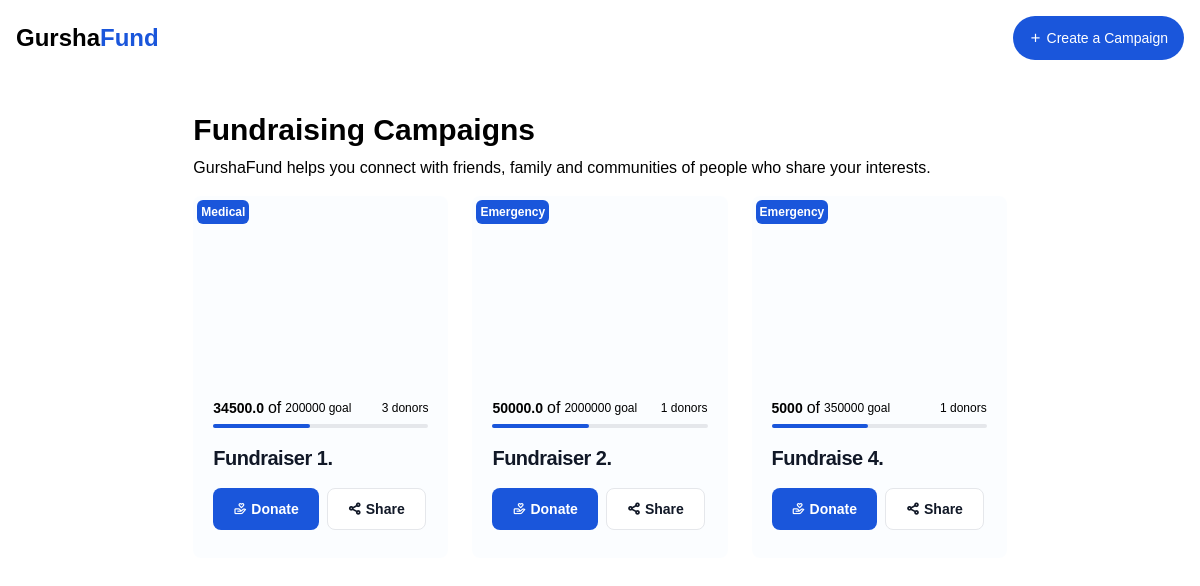
The app's page / (signed in) with its own data.
### gurshashareapp/models.py (models this page shows, shortened)
class Campaign(models.Model):
    created_by = models.ForeignKey(User, on_delete=models.CASCADE)
    slug = models.SlugField(max_length=100, unique=True)
    title = models.CharField(max_length=100, blank=True, null=True)
    state = models.CharField(max_length=100, choices=STATE_CHOICE,  blank=True, null=True)
    city = models.CharField(max_length=100,  blank=True, null=True)
    recipent = models.CharField(max_length=100, choices=RECIPENT_CHOICE,  blank=True, null=True)
    category = models.CharField(max_length=100, choices=CATEGORY_CHOICE,  blank=True, null=True)
    goal = models.CharField(max_length=100, blank=True, null=True)
    date_created = models.DateTimeField(auto_now_add=True)
    image = models.ImageField(upload_to = "uploads/", blank=True, null=True)
    def __str__(self):
        return self.title
    def get_total_donations(self):
        total_donations = self.donations.aggregate(total_amount=Sum('amount'))
        return total_donations['total_amount'] or 0
    def get_total_donors(self):
        total_donors = self.donations.values('donor').distinct().count()
        return total_donors
    def closed(self):
        total_donations = self.get_total_donations()
        if str(total_donations) == self.goal:
            return True
        else:
            return False

### gurshashareapp/views.py (the view, shortened to what this page needs)
# urls.py: path("", views.index, name="index"),
def index(request):
    if request.user.is_authenticated:
        campaigns = Campaign.objects.all()
        x = Campaign.objects.get(id=1)
        donations = x.donations.all()
        print(donations)
        content = {"campaigns": campaigns}
        return render(request, "home.html", content)

### gurshashareapp/models.py (called while the page is built)
    def __str__(self):
        return f"An amount of {self.amount} was donated to {self.campaign} by {self.donor}"

### templates/home.html (shortened to what this page needs)
 {% extends "_base.html" %}
{% block content %}
  <section class="w-5/6 mx-auto  p-5">
    <h1 class="text-3xl font-bold">Fundraising Campaigns</h1>
    <p class="text-md my-2 ">GurshaFund helps you connect with friends, family and communities of people who share your interests.</p>
    <section class="mt-4 grid grid-cols-3  gap-6">
        {% for campaign in campaigns %}
        {% if campaign.closed == False %}
        <div class="max-w-xs bg-blue-50 bg-opacity-20 rounded-lg  dark:bg-gray-800 dark:border-gray-700">
            <a href="#" class="flex justify-center relative">
                <span class="text-white bg-blue-700 rounded-md text-xs font-bold p-1 absolute top-1 left-1">{{campaign.category}}</span>
            </a>
            <div class="p-5 space-y-4">
                <div>
                    <div class="flex justify-between my-1 items-center">
                        <div class="flex space-x-1 items-center">
                            <p class="text-sm font-bold">{{campaign.get_total_donations}}</p>
                            <p>of</p>
                            <p class="text-xs">{{campaign.goal}} goal</p>
                        </div>
                        <div>
                            <p class="text-xs font-medium">{{campaign.get_total_donors}} donors</p>
                        </div>
                    </div>
                    <div class="w-full bg-gray-200 rounded-full h-1 dark:bg-gray-700 ">
                        <div class="bg-blue-700 h-1 rounded" style="width: 45%"></div>
                    </div>
                </div>
                <a href="#">
                    <h5 class="my-4 text-xl font-bold tracking-tight text-gray-900 dark:text-white">{{campaign.title}}.</h5>
                </a>
                    <div class="flex justify-between my-4">
                        <a href= "{% url 'payment' campaign.slug %}" class= "w-full py-2.5 px-5 mr-2 mb-2 text-sm font-semibold bg-blue-700 text-white rounded-lg flex items-center justify-center"><i class='bx bx-donate-heart mr-1 '></i>Donate</a>
                        <button type="button" class="w-full py-2.5 px-5 mr-2 mb-2 text-sm font-semibold text-gray-900 focus:outline-none bg-white rounded-lg border border-gray-200 hover:bg-gray-100 hover:text-blue-700 focus:z-10 focus:ring-4 focus:ring-gray-200 dark:focus:ring-gray-700 dark:bg-gray-800 dark:text-gray-400 dark:border-gray-600 dark:hover:text-white dark:hover:bg-gray-700 flex items-center justify-center"> <i class='bx bx-share-alt mr-1 font-semibold'></i> Share</button>
                    </div>
            </div>
        </div>
        {% endif %}
        {% endfor %}
    </section>
  </section>
{% endblock content %}

### templates/_base.html (shortened to what this page needs)
{% load compress %}
{% load static %}
<!DOCTYPE html>
<html lang="en">
<head>
    <link href='https://unpkg.com/boxicons@2.1.4/css/boxicons.min.css' rel='stylesheet'>
    {% compress css %}
    <link rel="stylesheet" href="{% static 'src/output.css' %}">
    {% endcompress %}
</head>
<body>
    <header>
        <nav class="border-gray-200 dark:bg-gray-900">
            <div class="max-w-screen-xl flex flex-wrap items-center justify-between mx-auto p-4">
                <a href="{% url 'index' %}" class="flex items-center">
                    <span class="self-center text-2xl font-semibold whitespace-nowrap dark:text-white"><span>Gursha</span><span class="text-blue-700">Fund</span></span>
                </a>
                <div class="hidden w-full md:block md:w-auto" id="navbar-default">
                <ul class="font-medium flex flex-col p-4 md:p-0 mt-4 border border-gray-100 rounded-lg bg-gray-50 md:flex-row md:space-x-8 md:mt-0 md:border-0 md:bg-white dark:bg-gray-800 md:dark:bg-gray-900 dark:border-gray-700">
                    <li>
                        <a href="{% url 'register' %}" class="flex items-center text-white bg-blue-700  font-medium rounded-3xl text-sm px-4 py-3 text-center mr-3 md:mr-0 "><i class='bx bx-plus mr-1'></i> Create a Campaign</a>
                    </li>
                </ul>
                </div>
            </div>
        </nav>
    </header>
    <main>
        <div class="container mx-auto mt-4">
            {% block content %}
            {% endblock content %}
        </div>
    </main>
</body>
</html>

### records on screen
Campaign: category "Medical", get_total_donations "34500.0", goal "200000", get_total_donors "3", title "Fundraiser 1"
Campaign: category "Emergency", get_total_donations "50000.0", goal "2000000", get_total_donors "1", title "Fundraiser 2"
Campaign: category "Emergency", get_total_donations "5000", goal "350000", get_total_donors "1", title "Fundraise 4"
